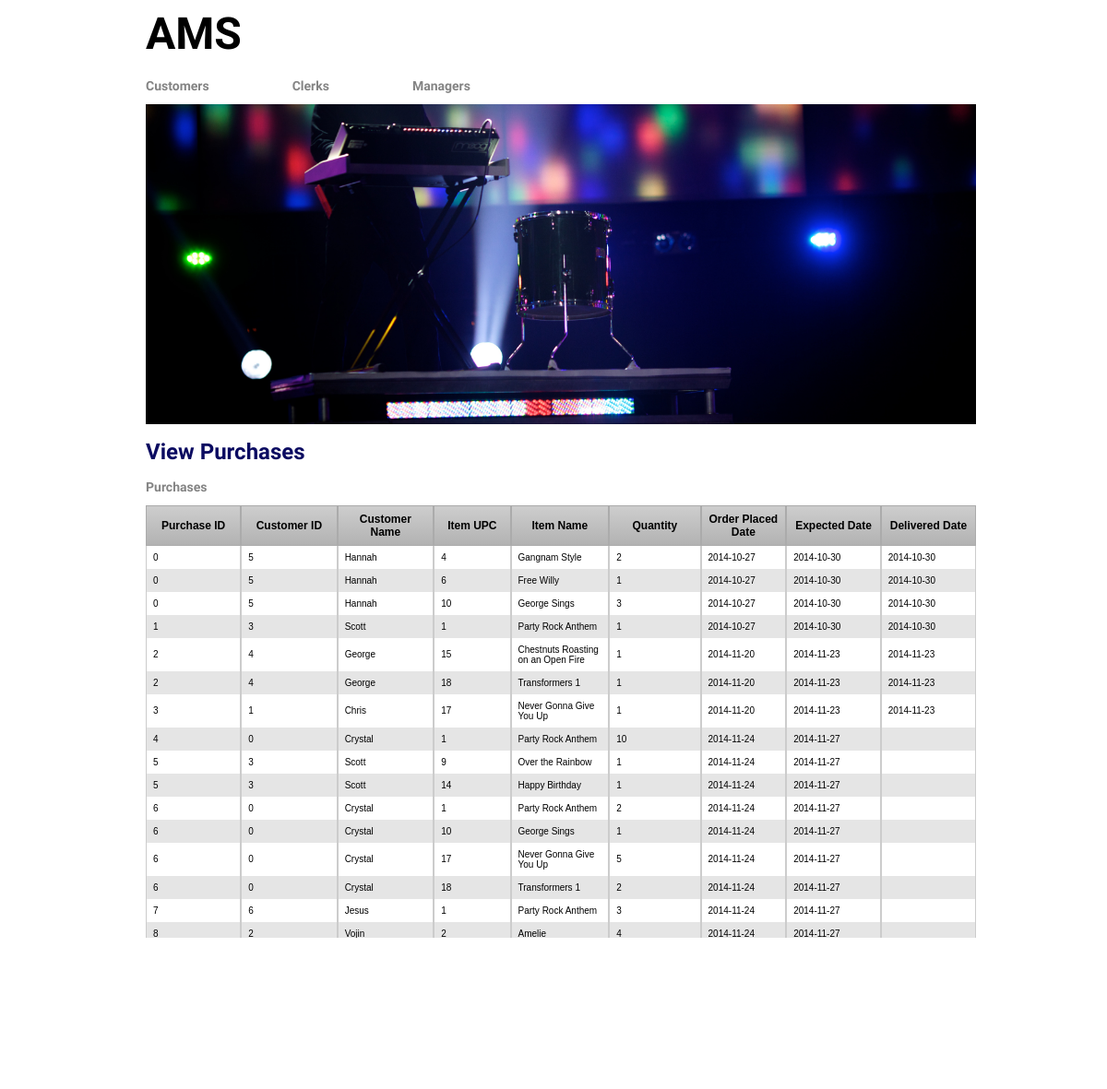
Screenshot of /clerk/purchases.php with the database file from the repository.
### tables this page shows
CREATE TABLE `Order`(
receiptID int,
order_date date, 
cid int, 
cardNo int, 
expiryDate int, 
expectedDate date, 
deliveredDate date,
PRIMARY KEY(receiptID),
FOREIGN KEY(cid) REFERENCES Customer(cid));

CREATE TABLE Customer(
cid int, 
c_password varchar(20),
cname varchar(20),
address varchar(30), 
phone varchar(12),
PRIMARY KEY(cid));

CREATE TABLE PurchaseItem(
receiptID int, 
upc int, 
quantity int,
PRIMARY KEY(receiptID, upc),
FOREIGN KEY(receiptID) REFERENCES `Order`(receiptID) ON DELETE CASCADE,
FOREIGN KEY(upc) REFERENCES Item(upc));

CREATE TABLE Item(
upc int,
title varchar(50) not null,
item_type varchar(10), 
category varchar(20),
company varchar(30) not null, 
item_year int, 
price int not null, 
stock int not null,
PRIMARY KEY (upc));

### clerk/purchases.php (the view, shortened to what this page needs)
<html>
<head>
<link href="../style.css" rel="stylesheet" type="text/css">
</head>
<body>
<?php include '../header.php'; ?>
<h1>View Purchases</h1>
<?php
$connection = connectToDatabase();
?>
<h2>Purchases</h2>
<table border=0 cellpadding=0 cellspacing=0 class='CustomerInfoTable'>
	<tr valign=center>
		<td class=rowheader>Purchase ID</td>
		<td class=rowheader>Customer ID</td>
		<td class=rowheader>Customer Name</td>
		<td class=rowheader>Item UPC</td>
		<td class=rowheader>Item Name</td>
		<td class=rowheader>Quantity</td>
		<td class=rowheader>Order Placed Date</td>
		<td class=rowheader>Expected Date</td>
		<td class=rowheader>Delivered Date</td>
	</tr>
<?php
$stmt = $connection->query(
	"SELECT O.receiptID, O.cid, C.cname, P.upc, I.title, P.quantity, O.order_date, O.expectedDate, O.deliveredDate
	FROM `Order` O JOIN PurchaseItem P JOIN Item I JOIN Customer C
	ON O.receiptID=P.receiptID AND P.upc=I.upc AND O.cid=C.cid
	ORDER BY O.receiptID, P.upc");
while($row=$stmt->fetch_assoc()) {
	echo "<tr><td>".$row['receiptID']."</td>";
	echo "<td>".$row['cid']."</td>";
	echo "<td>".$row['cname']."</td>";
	echo "<td>".$row['upc']."</td>";
	echo "<td>".$row['title']."</td>";
	echo "<td>".$row['quantity']."</td>";
	echo "<td>".$row['order_date']."</td>";
	echo "<td>".$row['expectedDate']."</td>";
	echo "<td>".$row['deliveredDate']."</td></tr>";
}
?>
</table>
<br>
<a href="home.php" title="Home"><h2>&lt;&lt;Back</h2></a>
<?php include '../footer.php'; ?>
</body>
</html>

### header.php (shortened to what this page needs)
<div id="main">
<div id="header">
<div style = "position: relative;">
	<a href="/music-store-db/index.php" title="Home"><h1>AMS</h1></a>
	<?php
		if (isset($_SESSION['cname']))
			echo '<a href="/music-store-db/customer/shop.php" title="Customers">';
		else echo '<a href="/music-store-db/customer/login.php" title="Customers">';
	?>
	<h2>Customers</h2></a>
	<a href="/music-store-db/clerk/home.php" title="Clerks">
	<h2>Clerks</h2></a>
	<a href="/music-store-db/manager/home.php" title="Managers">
	<h2>Managers</h2></a>
</div>
	<img src="/music-store-db/header_image.jpg" alt="Header image" title="AMS Music Store">
</div>

### footer.php (shortened to what this page needs)
<div id="footer">
</div>
</div>

### style.css (style rules this page uses)
html { height: 100%; width: 100%; }
#header { background-color: #fff; overflow: hidden; }
#header h1 { color: #000; font-size: 48px; padding: 0px; margin: 0px; }
#header a { color: #000; text-decoration: none; }
#header h2 { float: left; padding-right: 90px; margin-top: 20px; }
#header img { max-width: 100%; }
#main { background-color: #fff; width: 75%; height: 75%; margin-left: auto; margin-right: auto; }
#footer { background-color: #fff; text-align: center; color: #000; margin-top: 100px; width: 100%; }
body { font-family: 'PT Sans', sans-serif; color: #000; background-color: #fff; font-size: 12px; width: 100%; height: 100%; }
h1 { font-size: 24px; font-weight: bold; color: #0B0B61; }
h2 { font-size: 14px; font-weight: bold; color: #848484; }
td { color: #000000; font-size: 12px; }
a { font-size: 12px; }
a:link { color: #bb3902; font-weight:normal; text-decoration:none; }
.rowheader { color: #000000; background-color: #ffffff; font-weight: plain; font-size: 14pt; width: 160px; }
.CustomerInfoTable { margin:0px;padding:0px; width:100%; border:0px solid #000000; -moz-border-radius-bottomleft:0px; -webkit-border-bottom-left-radius:0px; border-bottom-left-radius:0px; -moz-border-radius-bottomright:0px; -webkit-border-bottom-right-radius:0px; border-bottom-right-radius:0px; -moz-border-radius-topright:0px; -webkit-border-top-right-radius:0px; border-top-right-radius:0px; -moz-border-radius-topleft:0px; -webkit-border-top-left-radius:0px; border-top-left-radius:0px; }
.CustomerInfoTable tr:last-child td:last-child { -moz-border-radius-bottomright:0px; -webkit-border-bottom-right-radius:0px; border-bottom-right-radius:0px; }
.CustomerInfoTable tr:last-child td:first-child { -moz-border-radius-bottomleft:0px; -webkit-border-bottom-left-radius:0px; border-bottom-left-radius:0px; }
.CustomerInfoTable tr:nth-child(odd) { background-color:#e5e5e5; }
.CustomerInfoTable tr:nth-child(even) { background-color:#ffffff; }
.CustomerInfoTable td { vertical-align:middle; border:0px solid #cccccc; border-width:0px 1px 0px 1px; text-align:left; padding:7px; font-size:10px; font-family:Arial; font-weight:normal; color:#000000; }
.CustomerInfoTable tr:last-child td { border-width:0px 1px 1px 1px; }
.CustomerInfoTable tr td:last-child { border-width:0px 1px 0px 1px; }
.CustomerInfoTable tr:last-child td:last-child { border-width:0px 1px 01px 1px; }
.CustomerInfoTable tr:first-child td { background:-o-linear-gradient(bottom, #cccccc 5%, #b2b2b2 100%); background:-webkit-gradient( linear, left top, left bottom, color-stop(0.05, #cccccc), color-stop(1, #b2b2b2) ); background:-moz-linear-gradient( center top, #cccccc 5%, #b2b2b2 100% ); filter:progid:DXImageTransform.Microsoft.gradient(startColorstr="#cccccc", endColorstr="#b2b2b2"); background: -o-linear-gradient(top,#cccccc,b2b2b2); background-color:#cccccc; border:1px solid #ababab; text-align:center; border-width:1px 1px 1px 1px; font-size:12px; font-family:Arial; font-weight:Bold; color:#000000; }
.CustomerInfoTable tr:first-child td:first-child { border-width:1px 1px 1px 1px; }
.CustomerInfoTable tr:first-child td:last-child { border-width:1px 1px 1px 1px; }

### rows the page displays
order: receiptID "0", cid "5", cid.cname "Hannah", purchaseitem.upc "4", item.title "Gangnam Style", purchaseitem.quantity "2", order_date "2014-10-27", expectedDate "2014-10-30", deliveredDate "2014-10-30", purchaseitem.upc "6", item.title "Free Willy", purchaseitem.quantity "1", purchaseitem.upc "10", item.title "George Sings", purchaseitem.quantity "3"
order: receiptID "1", cid "3", cid.cname "Scott", purchaseitem.upc "1", item.title "Party Rock Anthem", purchaseitem.quantity "1", order_date "2014-10-27", expectedDate "2014-10-30", deliveredDate "2014-10-30"
order: receiptID "2", cid "4", cid.cname "George", purchaseitem.upc "15", item.title "Chestnuts Roasting on an Open Fire", purchaseitem.quantity "1", order_date "2014-11-20", expectedDate "2014-11-23", deliveredDate "2014-11-23", purchaseitem.upc "18", item.title "Transformers 1"
order: receiptID "3", cid "1", cid.cname "Chris", purchaseitem.upc "17", item.title "Never Gonna Give You Up", purchaseitem.quantity "1", order_date "2014-11-20", expectedDate "2014-11-23", deliveredDate "2014-11-23"
order: receiptID "4", cid "0", cid.cname "Crystal", purchaseitem.upc "1", item.title "Party Rock Anthem", purchaseitem.quantity "10", order_date "2014-11-24", expectedDate "2014-11-27"
order: receiptID "5", cid "3", cid.cname "Scott", purchaseitem.upc "9", item.title "Over the Rainbow", purchaseitem.quantity "1", order_date "2014-11-24", expectedDate "2014-11-27", purchaseitem.upc "14", item.title "Happy Birthday"
order: receiptID "6", cid "0", cid.cname "Crystal", purchaseitem.upc "1", item.title "Party Rock Anthem", purchaseitem.quantity "2", order_date "2014-11-24", expectedDate "2014-11-27", purchaseitem.upc "10", item.title "George Sings", purchaseitem.quantity "1", purchaseitem.upc "17", item.title "Never Gonna Give You Up", purchaseitem.quantity "5", purchaseitem.upc "18", item.title "Transformers 1"
order: receiptID "7", cid "6", cid.cname "Jesus", purchaseitem.upc "1", item.title "Party Rock Anthem", purchaseitem.quantity "3", order_date "2014-11-24", expectedDate "2014-11-27"
order: receiptID "8", cid "2", cid.cname "Vojin", purchaseitem.upc "2", item.title "Amelie", purchaseitem.quantity "4", order_date "2014-11-24", expectedDate "2014-11-27"
